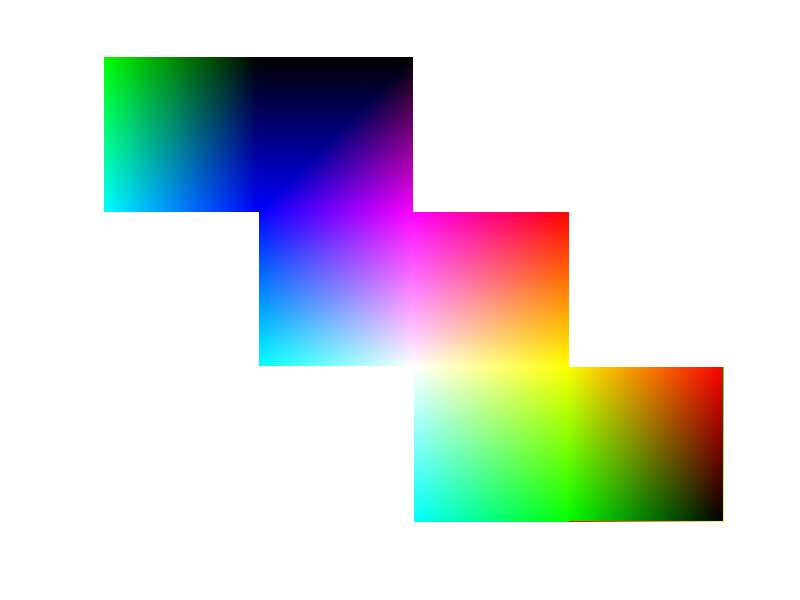

Recreate this plot in MATLAB.
%Sara Oorts
%Actividad 2. Cubo de colores - Fecha: 18 de febrero de 2025

clc;
clear all;
close all;

%Declaramos tamaño de imagen(matriz completa)
IMA = zeros(765, 1020, 3);  % 756x1020, 3 canales (RGB)

%Cara 1 (verde,negro,cyan,azul)
for x = 0:255
    for y = 0:255
        IMA(x+1, y+1, 1) = 0;        
        IMA(x+1, y+1, 2) = x;        
        IMA(x+1, y+1, 3) = y;        
    end
end
%Rotación para acomodar
cara1 = IMA(1:255, 1:255, :);
cara1_final = imrotate(cara1, -90);
IMA(1:255, 1:255, :) = cara1_final;


%Cara 2 (negro,rojo,azul,magenta)
for x = 1:255  %255x
    for y = 254:510  %255
        IMA(x+1, y+1, 1) = (y-255)-x;   
        IMA(x+1, y+1, 2) = 1; 
        IMA(x+1, y+1, 3) = (y-255);        
    end
end
%Rotación para acomodar
cara2 = IMA(1:256, 255:510, :);
cara2_final = imrotate(cara2, 270);
IMA(1:256, 255:510, :) = cara2_final;

% Cara 3 (azul,magenta,cyan,blanco)
for x = 255:510  %255x desplazado
    for y = 255:510  %255y
        IMA(x+1, y+1, 1) = x-255;             
        IMA(x+1, y+1, 2) = 255 - (y-255);      
        IMA(x+1, y+1, 3) = 255;           
    end
end
%Rotación para acomodar
cara3 = IMA(255:510, 255:510, :);
cara3_final = imrotate(cara3, 90);
IMA(255:510, 255:510, :) = cara3_final;

% Cara 4 (magenta,rojo,blanco,amarillo)
for x = 255:510 %255
    for y = 510:765 %510 desplazado
        IMA(x+1, y+1, 1) =255 - (765-y) + (510-x) + 255;
        IMA(x+1, y+1, 2) = 255 - (510-x);
        IMA(x+1, y+1, 3) =765-y;
    end
end
%Rotacion para acomodar
%cara4 = IMA(255:510, 510:765, :);
%cara4_final = imrotate(cara4, -270);
%IMA(255:510, 510:765, :) = cara4_final;

% Cara 5
for x = 510:765
    for y = 510:765
        IMA(x+1,y+1,1)= 255-(x-510);  
        IMA(x+1,y+1,2)= 255;
        IMA(x+1,y+1,3)= 255-(y-510);       
    end
end

% Cara 6 
for x = 509:765
    for y = 765:1020
        IMA(x+1, y+1, 1) = x - 510;         
        IMA(x+1, y+1, 2) = y - 765;         
        IMA(x+1, y+1, 3) = 1;              
    end
end
%Rotación para acomodar
cara6 = IMA(509:765, 765:1020, :);
cara6_final = imrotate(cara6, 180);
IMA(509:765, 765:1020, :) = cara6_final;


%Espacios en blanco
for x = 255:510 
    for y = 0:255
        IMA(x+1, y+1, 1) = 255;       
        IMA(x+1, y+1, 2) = 255;       
        IMA(x+1, y+1, 3) = 255;       
    end
end
for x = 510:765 
    for y = 0:255
        IMA(x+1, y+1, 1) = 255;       
        IMA(x+1, y+1, 2) = 255;       
        IMA(x+1, y+1, 3) = 255;       
    end
end
for x = 509:765 
    for y = 255:510
        IMA(x+1, y+1, 1) = 255;       
        IMA(x+1, y+1, 2) = 255;       
        IMA(x+1, y+1, 3) = 255;       
    end
end
for x = 510:765 
    for y = 255:510
        IMA(x+1, y+1, 1) = 255;       
        IMA(x+1, y+1, 2) = 255;       
        IMA(x+1, y+1, 3) = 255;       
    end
end
for x = 0:255
    for y = 509:765
        IMA(x+1, y+1, 1) = 255;       
        IMA(x+1, y+1, 2) = 255;       
        IMA(x+1, y+1, 3) = 255;       
    end
end
for x = 0:255
    for y = 765:1020
        IMA(x+1, y+1, 1) = 255;       
        IMA(x+1, y+1, 2) = 255;       
        IMA(x+1, y+1, 3) = 255;       
    end
end
for x = 255:510
    for y = 765:1020
        IMA(x+1, y+1, 1) = 255;       
        IMA(x+1, y+1, 2) = 255;       
        IMA(x+1, y+1, 3) = 255;       
    end
end



%Imagen completa del cubo
imshow(uint8(IMA));

%Guardado de imagen en archivo BMP
imwrite(uint8(IMA), 'CuboColores.bmp');
